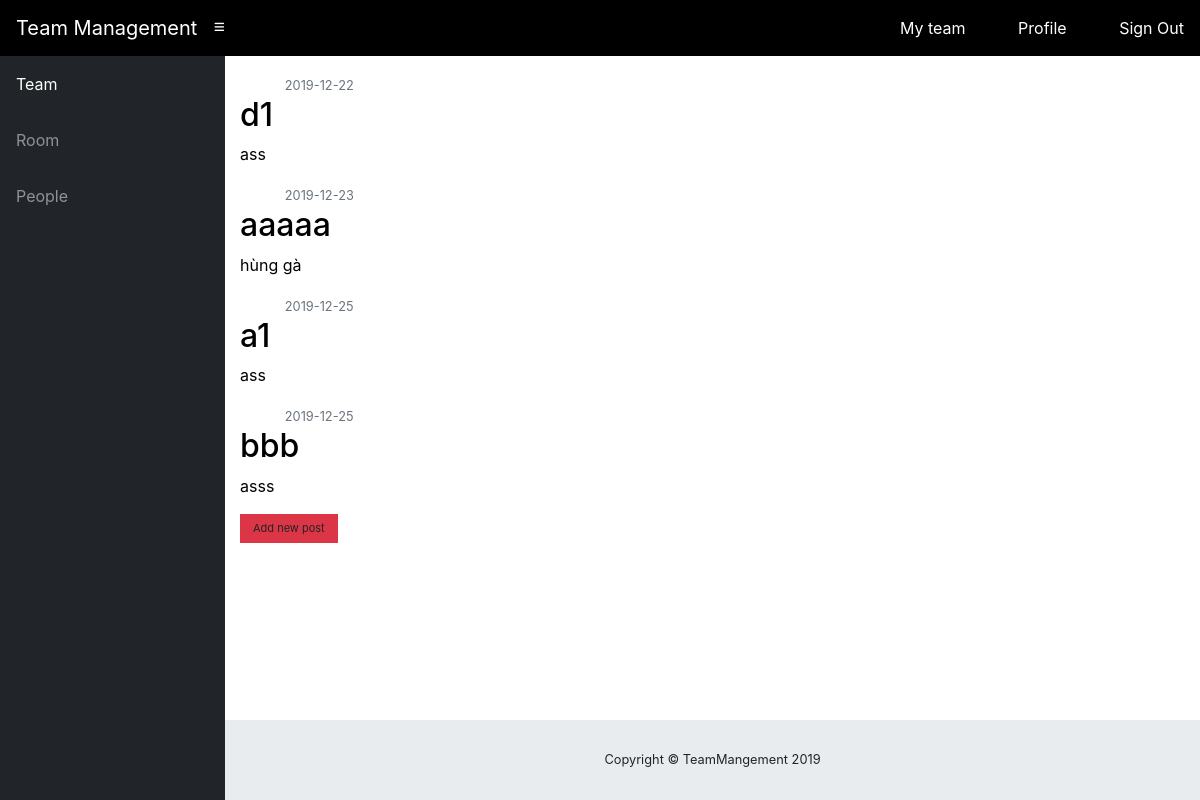
The page /team/1/discussion (signed in) on the database its author committed.
### teamManage/models.py (models this page shows, shortened)
class Post(db.Model):
	id = db.Column(db.Integer, primary_key=True)
	title = db.Column(db.String(100), nullable=False)
	date_posted = db.Column(db.DateTime, nullable=False, default=datetime.utcnow)
	content = db.Column(db.Text, nullable=False)
	user_id = db.Column(db.Integer, db.ForeignKey('user.id'), nullable=False)
	comment = db.relationship("Comment", backref="article", lazy=True)  # many to many
	Team_id =db.Column(db.Integer, db.ForeignKey('team.id'),nullable=False)

### teamManage/routes.py (the view)
@app.route('/team/<int:team_id>/discussion', methods=['GET','POST'])
@login_required
def discussion_list(team_id):
	team = Team.query.get_or_404(team_id)
	posts = Post.query.filter_by(location=team)
	return render_template('discussion_list.html', posts=posts,team=team)

### teamManage/models.py (called while the page is built)
@login_manager.user_loader
def load_user(user_id):
	return User.query.get(int(user_id))

### teamManage/templates/discussion_list.html (shortened to what this page needs)
{% extends "layout.html" %}
{% block content %}
    {% for post in posts %}
        <article class="media content-section">
          <div class="media-body">
            <div class="article-metadata">
              <a class="mr-2" href="#">{{ post.author.username }}</a>
              <small class="text-muted">{{ post.date_posted.strftime('%Y-%m-%d') }}</small>
            </div>
            <a href="{{url_for('post',team_id=team.id,post_id=post.id)}}"><h2>{{ post.title }}</h2></a>
            <p class="article-content">{{ post.content }}</p>
          </div>
        </article>
      {% endfor %}
      <div class="wrap-custom">
        <section id="team-header">
          <div>
            <form style="display: inline-block;" method="POST"
            action="{{url_for('discussion',team_id=team.id)}}">
            <input type="submit" value="Add new post" class="btn btn-danger">
            </form>
          </div>
        </section>
      </div>
{% endblock content %}

### teamManage/static/css/css.css (style rules this page uses)
:root { --blue: #007bff; --indigo: #6610f2; --purple: #6f42c1; --pink: #e83e8c; --red: #dc3545; --orange: #fd7e14; --yellow: #ffc107; --green: #28a745; --teal: #20c997; --cyan: #17a2b8; --white: #fff; --gray: #6c757d; --gray-dark: #343a40; --primary: #007bff; --secondary: #6c757d; --success: #28a745; --info: #17a2b8; --warning: #ffc107; --danger: #dc3545; --light: #f8f9fa; --dark: #343a40; --breakpoint-xs: 0; --breakpoint-sm: 576px; --breakpoint-md: 768px; --breakpoint-lg: 992px; --breakpoint-xl: 1200px; --font-family-sans-serif: -apple-system, BlinkMacSystemFont, "Segoe UI", Roboto, "Helvetica Neue", Arial, "Noto Sans", sans-serif, "Apple Color Emoji", "Segoe UI Emoji", "Segoe UI Symbol", "Noto Color Emoji"; --font-family-monospace: SFMono-Regular, Menlo, Monaco, Consolas, "Liberation Mono", "Courier New", monospace; }
*, *::before, *::after { -webkit-box-sizing: border-box; box-sizing: border-box; }
html { font-family: sans-serif; line-height: 1.15; -webkit-text-size-adjust: 100%; -webkit-tap-highlight-color: rgba(0, 0, 0, 0); }
article, aside, figcaption, figure, footer, header, hgroup, main, nav, section { display: block; }
body { margin: 0; font-family: -apple-system, BlinkMacSystemFont, "Segoe UI", Roboto, "Helvetica Neue", Arial, "Noto Sans", sans-serif, "Apple Color Emoji", "Segoe UI Emoji", "Segoe UI Symbol", "Noto Color Emoji"; font-size: 1rem; font-weight: 400; line-height: 1.5; color: #212529; text-align: left; background-color: #ffffff; }
h1, h2, h3, h4, h5, h6 { margin-top: 0; margin-bottom: 0.5rem; color: #000000; }
p { margin-top: 0; margin-bottom: 1rem; color: #000000; }
small { font-size: 80%; }
a { color: #fff; text-decoration: none; background-color: transparent; }
input, button, select, optgroup, textarea { margin: 0; font-family: inherit; font-size: inherit; line-height: inherit; }
button, input { overflow: visible; }
button, [type="button"], [type="reset"], [type="submit"] { -webkit-appearance: button; }
button:not(:disabled), [type="button"]:not(:disabled), [type="reset"]:not(:disabled), [type="submit"]:not(:disabled) { cursor: pointer; }
h1, h2, h3, h4, h5, h6, .h1, .h2, .h3, .h4, .h5, .h6 { margin-bottom: 0.5rem; font-weight: 500; line-height: 1.2; }
h2, .h2 { font-size: 2rem; }
small, .small { font-size: 80%; font-weight: 400; }
.btn { display: inline-block; font-weight: 400; color: #212529; text-align: center; vertical-align: middle; -webkit-user-select: none; -moz-user-select: none; -ms-user-select: none; user-select: none; border: 1px solid transparent; padding: 0.375rem 0.75rem; font-size: 1rem; line-height: 1.5; border-radius: 0.25rem; -webkit-transition: color 0.15s ease-in-out, background-color 0.15s ease-in-out, border-color 0.15s ease-in-out, -webkit-box-shadow 0.15s ease-in-out; transition: color 0.15s ease-in-out, background-color 0.15s ease-in-out, border-color 0.15s ease-in-out, -webkit-box-shadow 0.15s ease-in-out; transition: color 0.15s ease-in-out, background-color 0.15s ease-in-out, border-color 0.15s ease-in-out, box-shadow 0.15s ease-in-out; transition: color 0.15s ease-in-out, background-color 0.15s ease-in-out, border-color 0.15s ease-in-out, box-shadow 0.15s ease-in-out, -webkit-box-shadow 0.15s ease-in-out; }
@media (min-width: 768px) { .mr-2, .mx-2 { margin-right: 0.5rem !important; } }
@media (min-width: 768px) { html { position: relative; min-height: 100%; } }
@media (min-width: 768px) { body { height: 100%; } }
@media (min-width: 768px) { :root { --input-padding-x: 0.75rem; --input-padding-y: 0.75rem; } }

### teamManage/static/css/chat.css (style rules this page uses)
.btn { cursor: pointer; color: inherit; padding: 6px 12px; border-radius: 0; border: 1px solid 0; font-size: 11px; line-height: 1.42857; vertical-align: middle; -webkit-transition: all .25s; transition: all .25s; }

### teamManage/templates/layout.html (style rules this page uses)
.wrap-custom { position: relative; margin: 0 auto 100px; }

### rows shown on the page
Post: date_posted "2019-12-22", title "d1", content "ass"
Post: date_posted "2019-12-23", title "aaaaa", content "hùng gà"
Post: date_posted "2019-12-25", title "a1", content "ass"
Post: date_posted "2019-12-25", title "bbb", content "asss"
